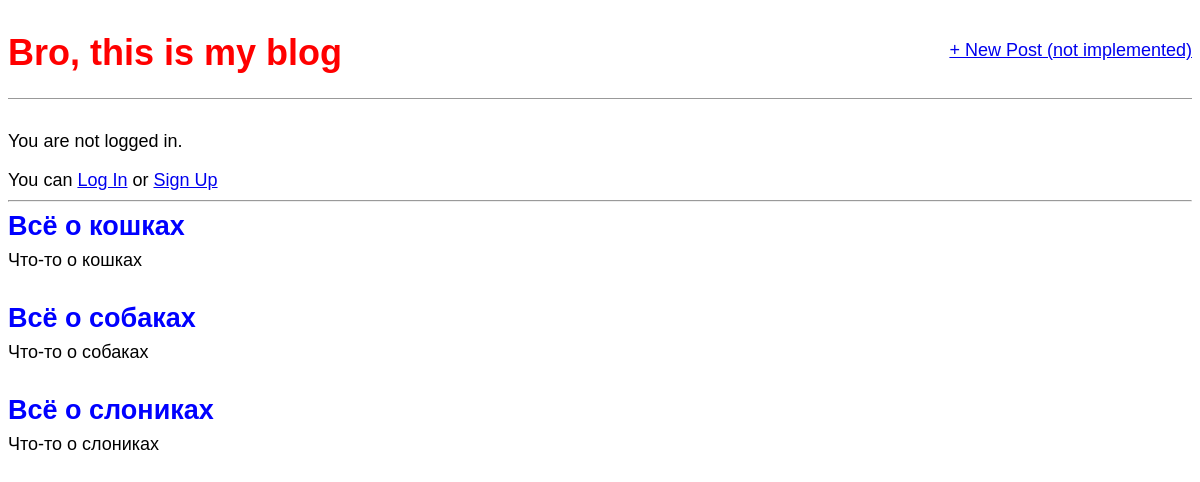
The app's page /, older data.
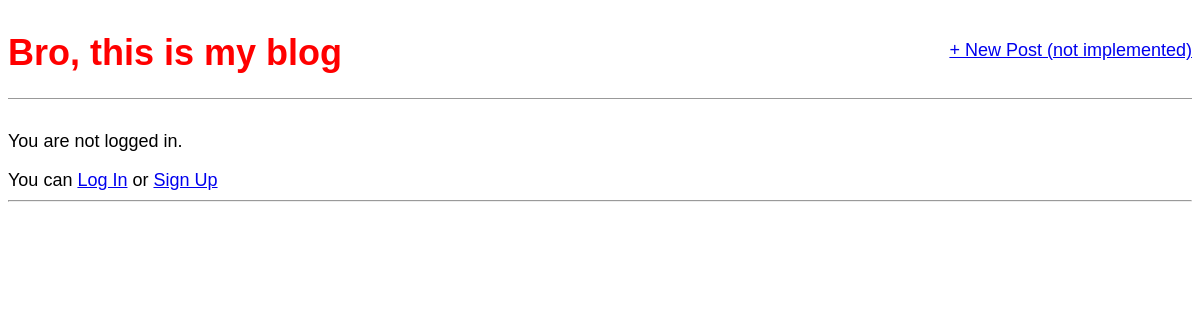
The same page, newer data.
### AdminUser/apps/blog/models.py (models this page shows, shortened)
class Post(models.Model):
    title = models.CharField(verbose_name='Заголовок', max_length=200)
    author = models.ForeignKey('auth.User', verbose_name='Автор', on_delete=models.CASCADE,)
    body = models.TextField(verbose_name='Содержание')
    class Meta:
        verbose_name = 'Пост'
        verbose_name_plural = 'Посты'

### AdminUser/apps/blog/views.py (the view)
# urls.py: path('', BlogListView.as_view(), name='home'),
class BlogListView(ListView):
    model = Post
    template_name = 'main/home.html'

### AdminUser/templates/main/home.html
{% extends 'main/base.html' %}
{% block content %}
  {% for post in object_list %}
    <div class="post-entry">
      <h2><a href="">{{ post.title }}</a></h2>
      <p>{{ post.body }}</p>
    </div>
  {% endfor %}
{% endblock content %}

Row changes from the older to the newer data that the page shows:
removed Post: title "Всё о кошках", body "Что-то о кошках"
removed Post: title "Всё о собаках", body "Что-то о собаках"
removed Post: title "Всё о слониках", body "Что-то о слониках"
